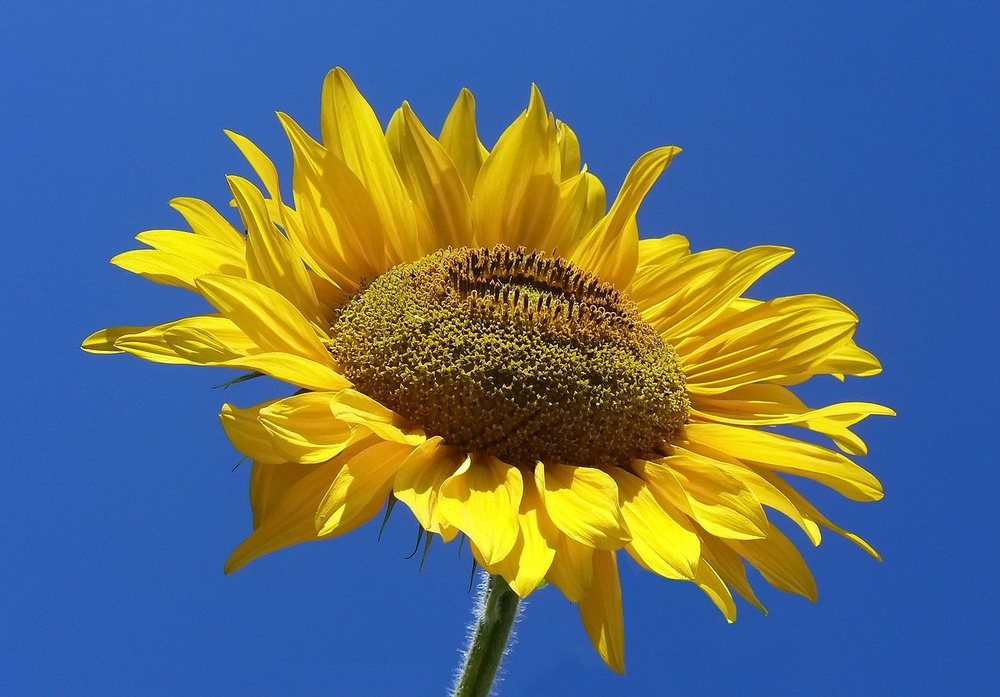
#> input picture sample1.jpg, 1000 x 697 px, shrunk from 1280 x 892 before the run
$ jupyter execute endterm.ipynb
#> lines starting #> are read from the running program, lines starting #| are printed output that depends on the picture
[cell 1]
import cv2
import numpy as np

[cell 2]
# 1. Read an image file
image = cv2.imread('sample1.jpg')
#> image is the input picture: shape (697, 1000, 3); mean B, G, R 118.1, 110.1, 93

[cell 3]
# Display loaded image
import matplotlib.pyplot as plt
plt.imshow(image)
plt.title('Sample Image')
plt.show()

[cell 4]
# 1. Generate Negative Image of Input
negative_image = 255 - image
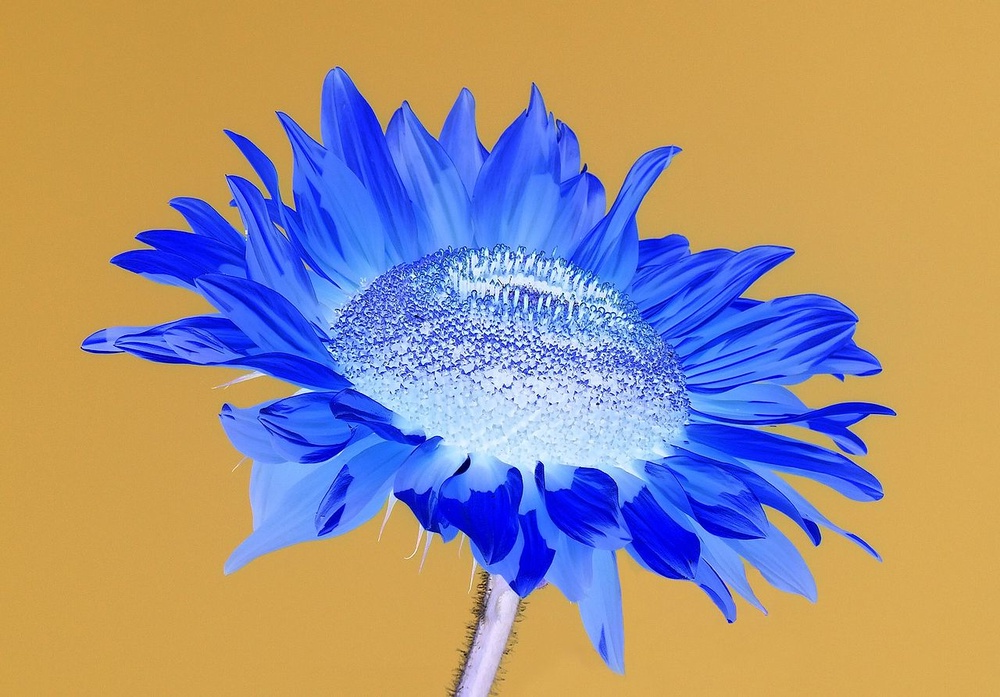
#> negative_image: shape (697, 1000, 3); mean B, G, R 136.9, 144.9, 162
plt.imshow(negative_image)
plt.title("Negative Image")
plt.show()

[cell 5]
def rotate_image(image, angle):
#> called with angle = 45
    height, width = image.shape[:2]
#> height = 697; width = 1000
    center = (width // 2, height // 2)
#> center = (500, 348)
    rotation_matrix = cv2.getRotationMatrix2D(center, angle, 1.0)
    rotated_image = cv2.warpAffine(image, rotation_matrix, (width, height))
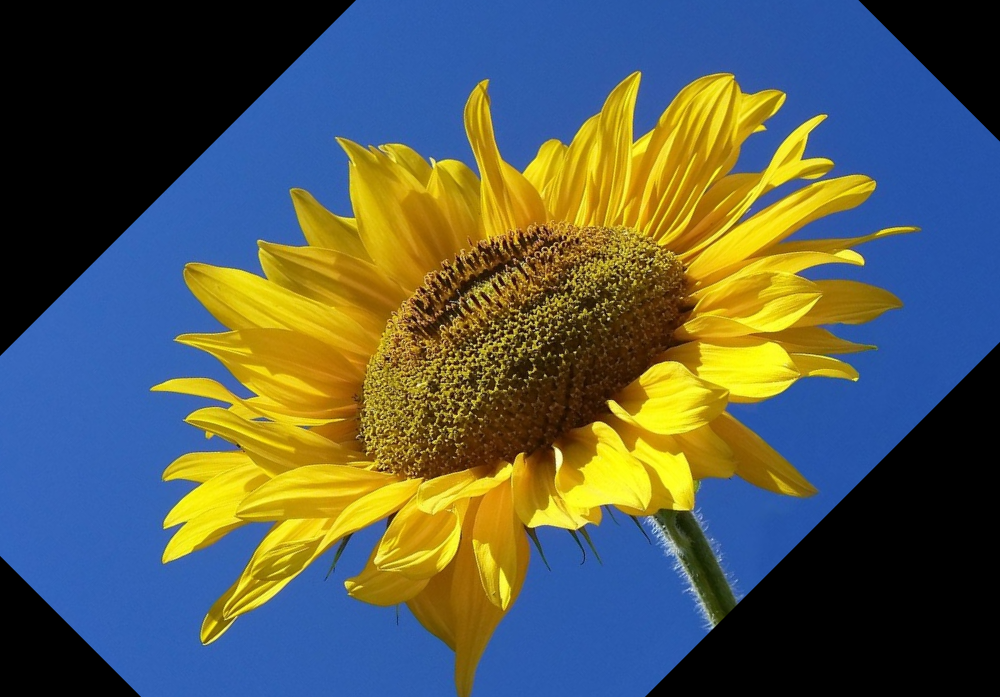
#> rotated_image: shape (697, 1000, 3); mean B, G, R 81.1, 90.9, 83.8
    return rotated_image

[cell 6]
rotated = rotate_image(image, 45)
plt.imshow(rotated)
plt.title('Rotated Image')
plt.show()

[cell 7]
# 3.  Enhancement
gray = cv2.cvtColor(image, cv2.COLOR_BGR2GRAY)
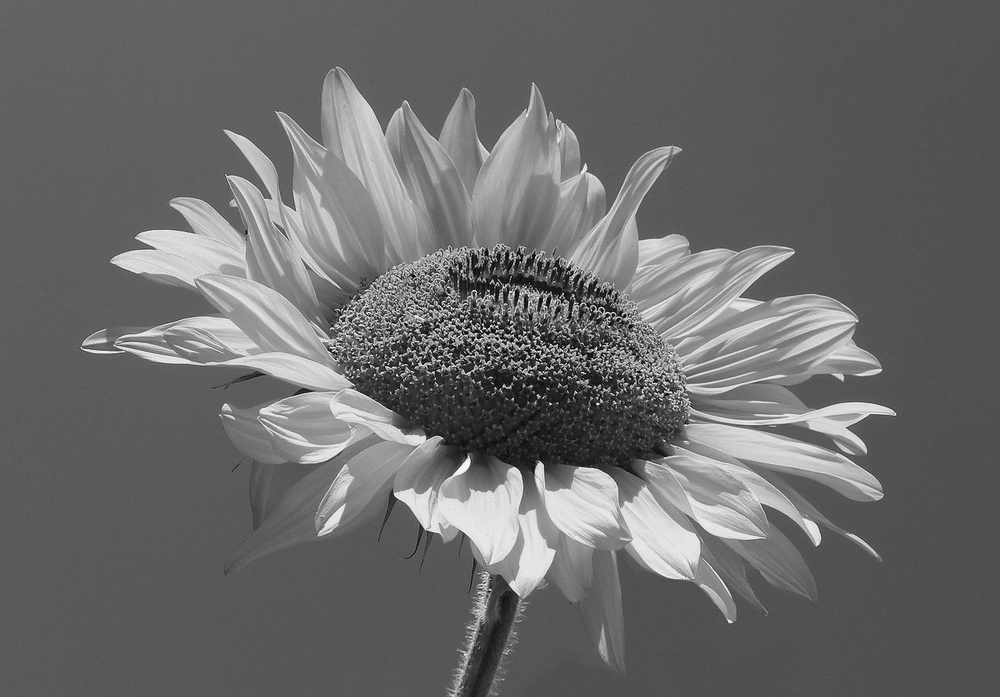
#> gray: shape (697, 1000); min 4, max 249, mean 105.9
clahe = cv2.createCLAHE(clipLimit=3.0, tileGridSize=(8, 8))
contrast_enhanced = clahe.apply(gray)
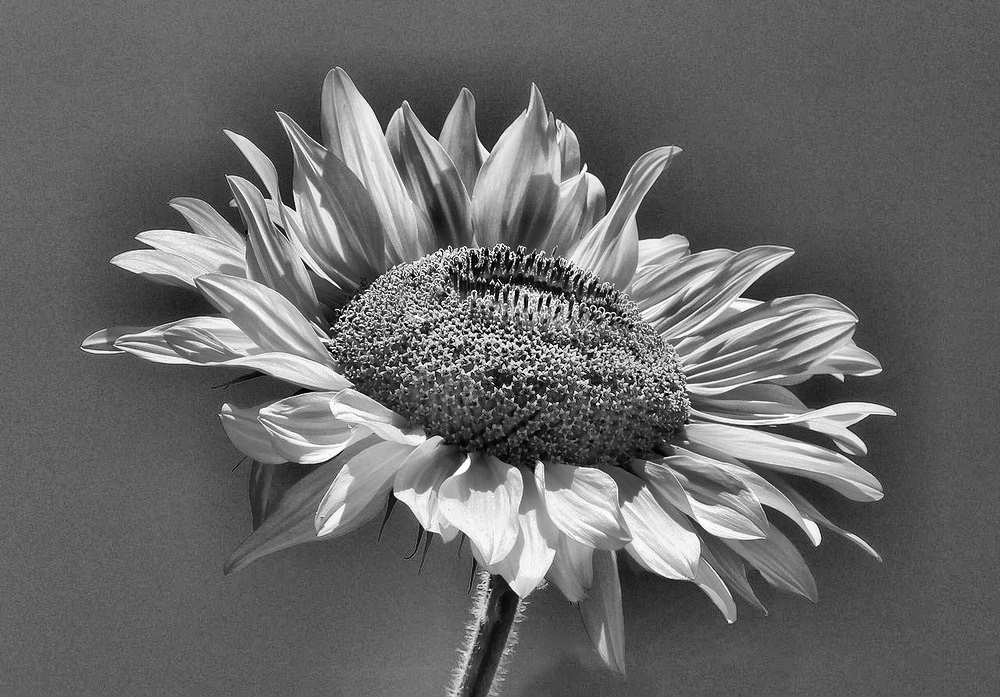
#> contrast_enhanced: shape (697, 1000); min 0, max 255, mean 104.7
